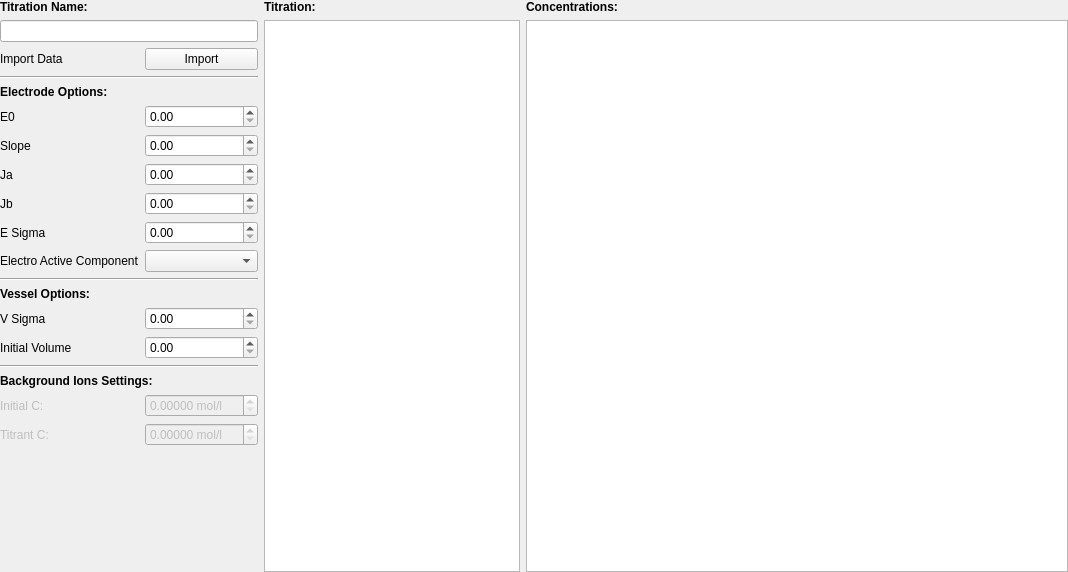
<?xml version="1.0" encoding="UTF-8"?>
<ui version="4.0">
 <class>inputTitrationOpt</class>
 <widget class="QWidget" name="inputTitrationOpt">
  <property name="geometry">
   <rect>
    <x>0</x>
    <y>0</y>
    <width>1068</width>
    <height>572</height>
   </rect>
  </property>
  <property name="sizePolicy">
   <sizepolicy hsizetype="Expanding" vsizetype="Expanding">
    <horstretch>0</horstretch>
    <verstretch>0</verstretch>
   </sizepolicy>
  </property>
  <property name="focusPolicy">
   <enum>Qt::ClickFocus</enum>
  </property>
  <property name="windowTitle">
   <string>Form</string>
  </property>
  <layout class="QHBoxLayout" name="horizontalLayout" stretch="0,0,1">
   <property name="leftMargin">
    <number>0</number>
   </property>
   <property name="topMargin">
    <number>0</number>
   </property>
   <property name="rightMargin">
    <number>0</number>
   </property>
   <property name="bottomMargin">
    <number>0</number>
   </property>
   <item>
    <layout class="QFormLayout" name="formLayout">
     <property name="labelAlignment">
      <set>Qt::AlignLeading|Qt::AlignLeft|Qt::AlignVCenter</set>
     </property>
     <property name="formAlignment">
      <set>Qt::AlignLeading|Qt::AlignLeft|Qt::AlignTop</set>
     </property>
     <property name="rightMargin">
      <number>0</number>
     </property>
     <item row="2" column="0">
      <widget class="QLabel" name="importDataLabel">
       <property name="text">
        <string>Import Data</string>
       </property>
      </widget>
     </item>
     <item row="2" column="1">
      <widget class="QPushButton" name="importDataButton">
       <property name="sizePolicy">
        <sizepolicy hsizetype="Minimum" vsizetype="Minimum">
         <horstretch>0</horstretch>
         <verstretch>0</verstretch>
        </sizepolicy>
       </property>
       <property name="text">
        <string>Import</string>
       </property>
      </widget>
     </item>
     <item row="3" column="0" colspan="2">
      <widget class="Line" name="line_6">
       <property name="orientation">
        <enum>Qt::Horizontal</enum>
       </property>
      </widget>
     </item>
     <item row="4" column="0" colspan="2">
      <widget class="QLabel" name="label_7">
       <property name="text">
        <string>&lt;html&gt;&lt;head/&gt;&lt;body&gt;&lt;p&gt;&lt;span style=&quot; font-weight:600;&quot;&gt;Electrode Options:&lt;/span&gt;&lt;/p&gt;&lt;/body&gt;&lt;/html&gt;</string>
       </property>
      </widget>
     </item>
     <item row="5" column="0">
      <widget class="QLabel" name="e0Label">
       <property name="text">
        <string>E0</string>
       </property>
      </widget>
     </item>
     <item row="5" column="1">
      <widget class="CustomSpinBox" name="e0"/>
     </item>
     <item row="9" column="0">
      <widget class="QLabel" name="eSigmaLabel">
       <property name="text">
        <string>E Sigma</string>
       </property>
      </widget>
     </item>
     <item row="9" column="1">
      <widget class="CustomSpinBox" name="eSigma">
       <property name="sizePolicy">
        <sizepolicy hsizetype="Minimum" vsizetype="Fixed">
         <horstretch>0</horstretch>
         <verstretch>0</verstretch>
        </sizepolicy>
       </property>
      </widget>
     </item>
     <item row="10" column="1">
      <widget class="CustomComboBox" name="electroActiveComponent"/>
     </item>
     <item row="11" column="0" colspan="2">
      <widget class="Line" name="line">
       <property name="orientation">
        <enum>Qt::Horizontal</enum>
       </property>
      </widget>
     </item>
     <item row="12" column="0" colspan="2">
      <widget class="QLabel" name="label_8">
       <property name="text">
        <string>&lt;html&gt;&lt;head/&gt;&lt;body&gt;&lt;p&gt;&lt;span style=&quot; font-weight:600;&quot;&gt;Vessel Options:&lt;/span&gt;&lt;/p&gt;&lt;/body&gt;&lt;/html&gt;</string>
       </property>
      </widget>
     </item>
     <item row="13" column="0">
      <widget class="QLabel" name="vSigmaLabel">
       <property name="text">
        <string>V Sigma</string>
       </property>
      </widget>
     </item>
     <item row="13" column="1">
      <widget class="CustomSpinBox" name="vSigma">
       <property name="sizePolicy">
        <sizepolicy hsizetype="Minimum" vsizetype="Fixed">
         <horstretch>0</horstretch>
         <verstretch>0</verstretch>
        </sizepolicy>
       </property>
      </widget>
     </item>
     <item row="14" column="0">
      <widget class="QLabel" name="initialVolumeLabel">
       <property name="text">
        <string>Initial Volume</string>
       </property>
      </widget>
     </item>
     <item row="14" column="1">
      <widget class="CustomSpinBox" name="initialVolume"/>
     </item>
     <item row="15" column="0" colspan="2">
      <widget class="Line" name="line_3">
       <property name="orientation">
        <enum>Qt::Horizontal</enum>
       </property>
      </widget>
     </item>
     <item row="16" column="0" colspan="2">
      <widget class="QLabel" name="label_6">
       <property name="text">
        <string>&lt;html&gt;&lt;head/&gt;&lt;body&gt;&lt;p&gt;&lt;span style=&quot; font-weight:600;&quot;&gt;Background Ions Settings:&lt;/span&gt;&lt;/p&gt;&lt;/body&gt;&lt;/html&gt;</string>
       </property>
      </widget>
     </item>
     <item row="17" column="0">
      <widget class="QLabel" name="c0back_label">
       <property name="enabled">
        <bool>false</bool>
       </property>
       <property name="text">
        <string>Initial C:</string>
       </property>
      </widget>
     </item>
     <item row="17" column="1">
      <widget class="CustomSpinBox" name="c0back">
       <property name="enabled">
        <bool>false</bool>
       </property>
       <property name="statusTip">
        <string>Initial concentration of background ions in titration vessel.</string>
       </property>
       <property name="suffix">
        <string> mol/l</string>
       </property>
       <property name="decimals">
        <number>5</number>
       </property>
       <property name="maximum">
        <double>900.000000000000000</double>
       </property>
       <property name="singleStep">
        <double>0.050000000000000</double>
       </property>
      </widget>
     </item>
     <item row="18" column="0">
      <widget class="QLabel" name="ctback_label">
       <property name="enabled">
        <bool>false</bool>
       </property>
       <property name="text">
        <string>Titrant C:</string>
       </property>
      </widget>
     </item>
     <item row="18" column="1">
      <widget class="CustomSpinBox" name="ctback">
       <property name="enabled">
        <bool>false</bool>
       </property>
       <property name="statusTip">
        <string>Concentration of background ions in the titrant.</string>
       </property>
       <property name="suffix">
        <string> mol/l</string>
       </property>
       <property name="decimals">
        <number>5</number>
       </property>
       <property name="maximum">
        <double>900.000000000000000</double>
       </property>
       <property name="singleStep">
        <double>0.050000000000000</double>
       </property>
      </widget>
     </item>
     <item row="10" column="0">
      <widget class="QLabel" name="electroActiveComponentLabel">
       <property name="text">
        <string>Electro Active Component</string>
       </property>
      </widget>
     </item>
     <item row="6" column="0">
      <widget class="QLabel" name="slopeLabel">
       <property name="text">
        <string>Slope</string>
       </property>
      </widget>
     </item>
     <item row="6" column="1">
      <widget class="CustomSpinBox" name="slope"/>
     </item>
     <item row="7" column="0">
      <widget class="QLabel" name="jaLabel">
       <property name="text">
        <string>Ja</string>
       </property>
      </widget>
     </item>
     <item row="7" column="1">
      <widget class="CustomSpinBox" name="ja"/>
     </item>
     <item row="8" column="0">
      <widget class="QLabel" name="jbLabel">
       <property name="text">
        <string>Jb</string>
       </property>
      </widget>
     </item>
     <item row="8" column="1">
      <widget class="CustomSpinBox" name="jb"/>
     </item>
     <item row="1" column="0" colspan="2">
      <widget class="QLineEdit" name="titrationName"/>
     </item>
     <item row="0" column="0" colspan="2">
      <widget class="QLabel" name="titrationNameLabel">
       <property name="text">
        <string>&lt;html&gt;&lt;head/&gt;&lt;body&gt;&lt;p&gt;&lt;span style=&quot; font-weight:600;&quot;&gt;Titration Name:&lt;/span&gt;&lt;/p&gt;&lt;/body&gt;&lt;/html&gt;</string>
       </property>
      </widget>
     </item>
    </layout>
   </item>
   <item>
    <layout class="QVBoxLayout" name="titrationLayout">
     <item>
      <widget class="QLabel" name="titration_label">
       <property name="text">
        <string>&lt;html&gt;&lt;head/&gt;&lt;body&gt;&lt;p&gt;&lt;span style=&quot; font-weight:700;&quot;&gt;Titration:&lt;/span&gt;&lt;/p&gt;&lt;/body&gt;&lt;/html&gt;</string>
       </property>
      </widget>
     </item>
     <item>
      <widget class="QTableView" name="titrationView"/>
     </item>
    </layout>
   </item>
   <item>
    <layout class="QVBoxLayout" name="concLayout">
     <item>
      <widget class="QLabel" name="conc_label">
       <property name="text">
        <string>&lt;html&gt;&lt;head/&gt;&lt;body&gt;&lt;p&gt;&lt;span style=&quot; font-weight:700;&quot;&gt;Concentrations:&lt;/span&gt;&lt;/p&gt;&lt;/body&gt;&lt;/html&gt;</string>
       </property>
      </widget>
     </item>
     <item>
      <widget class="QTableView" name="concView"/>
     </item>
    </layout>
   </item>
  </layout>
 </widget>
 <customwidgets>
  <customwidget>
   <class>CustomSpinBox</class>
   <extends>QDoubleSpinBox</extends>
   <header location="global">ui.widgets.spinbox</header>
  </customwidget>
  <customwidget>
   <class>CustomComboBox</class>
   <extends>QComboBox</extends>
   <header>ui.widgets</header>
  </customwidget>
 </customwidgets>
 <resources/>
 <connections/>
</ui>
